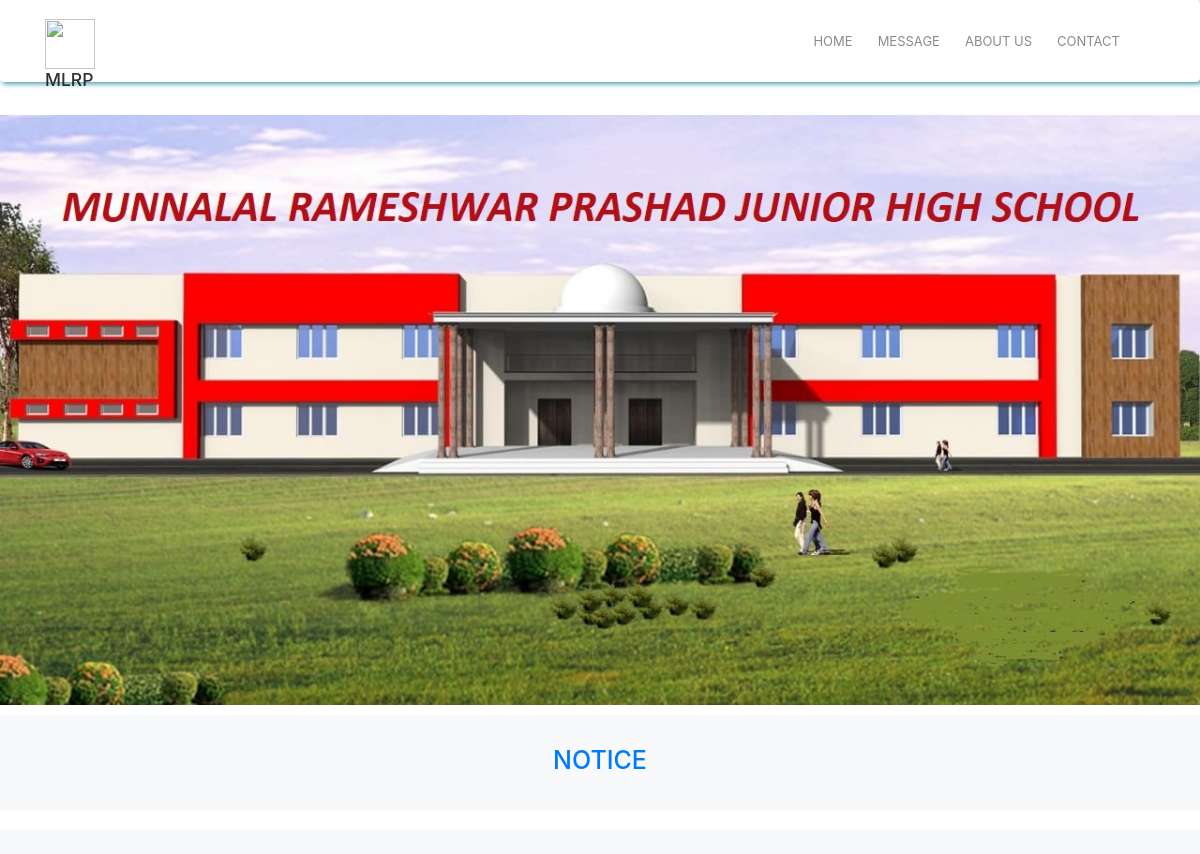
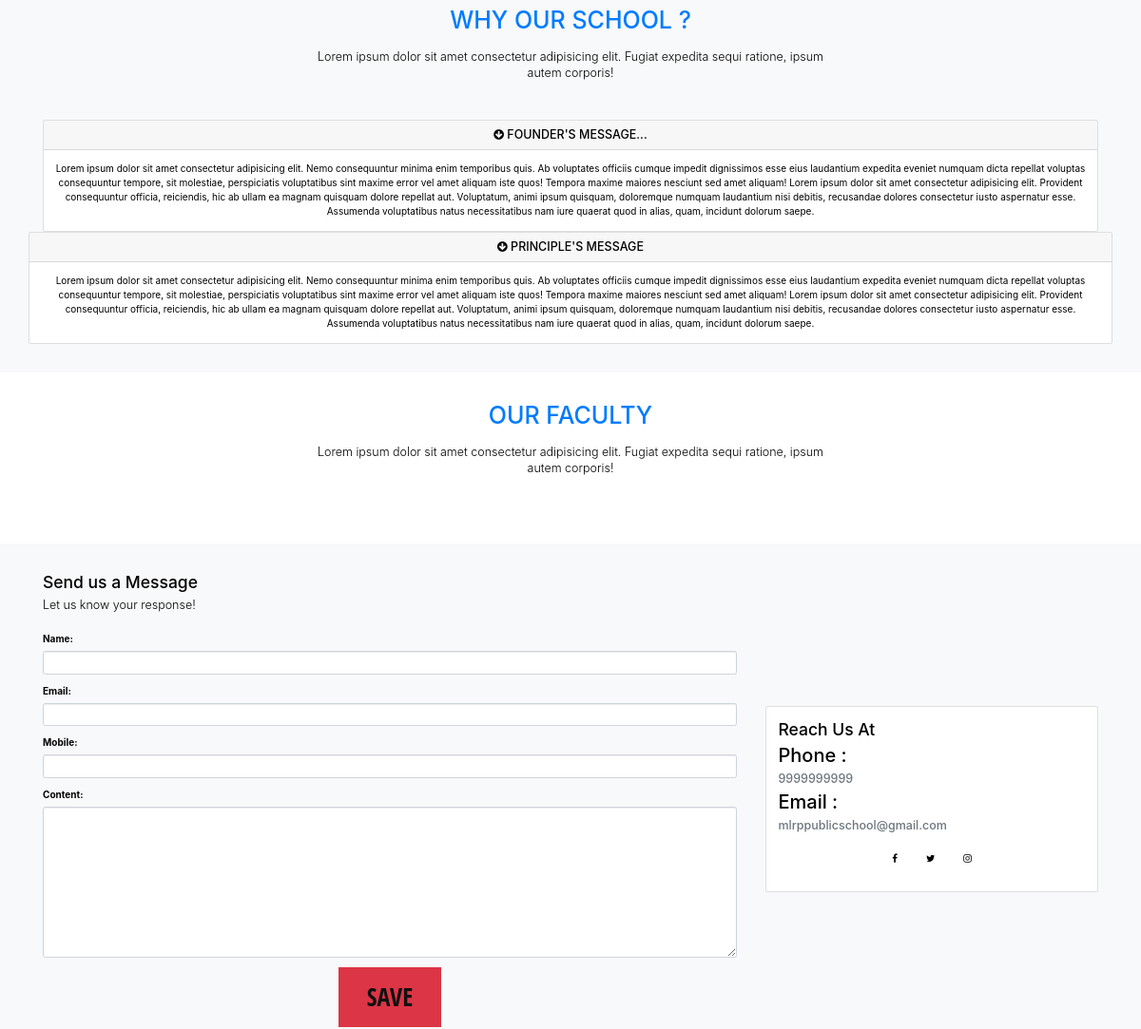
Before: / (upper part) with the older database file (2 pictures, top to bottom).
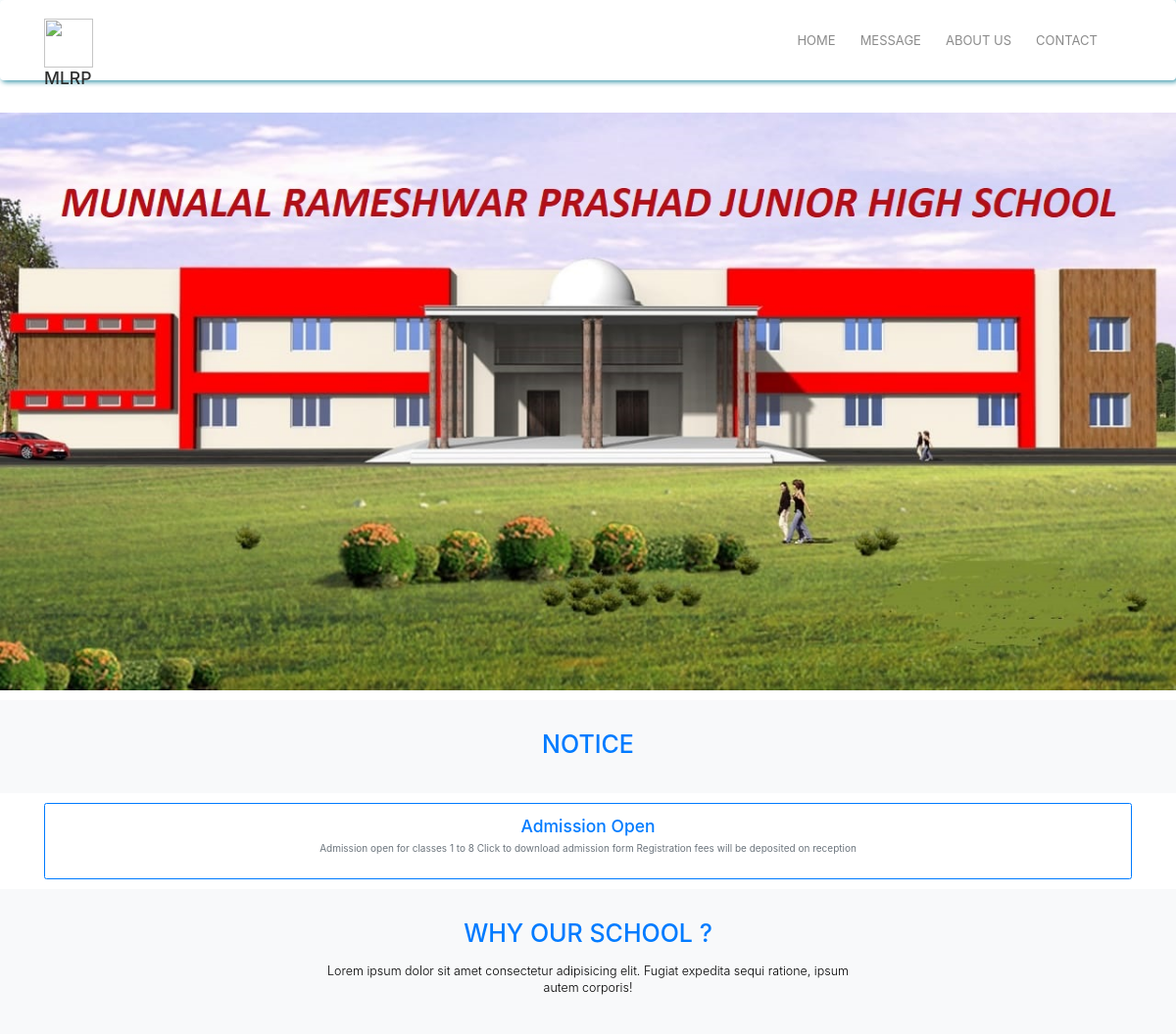
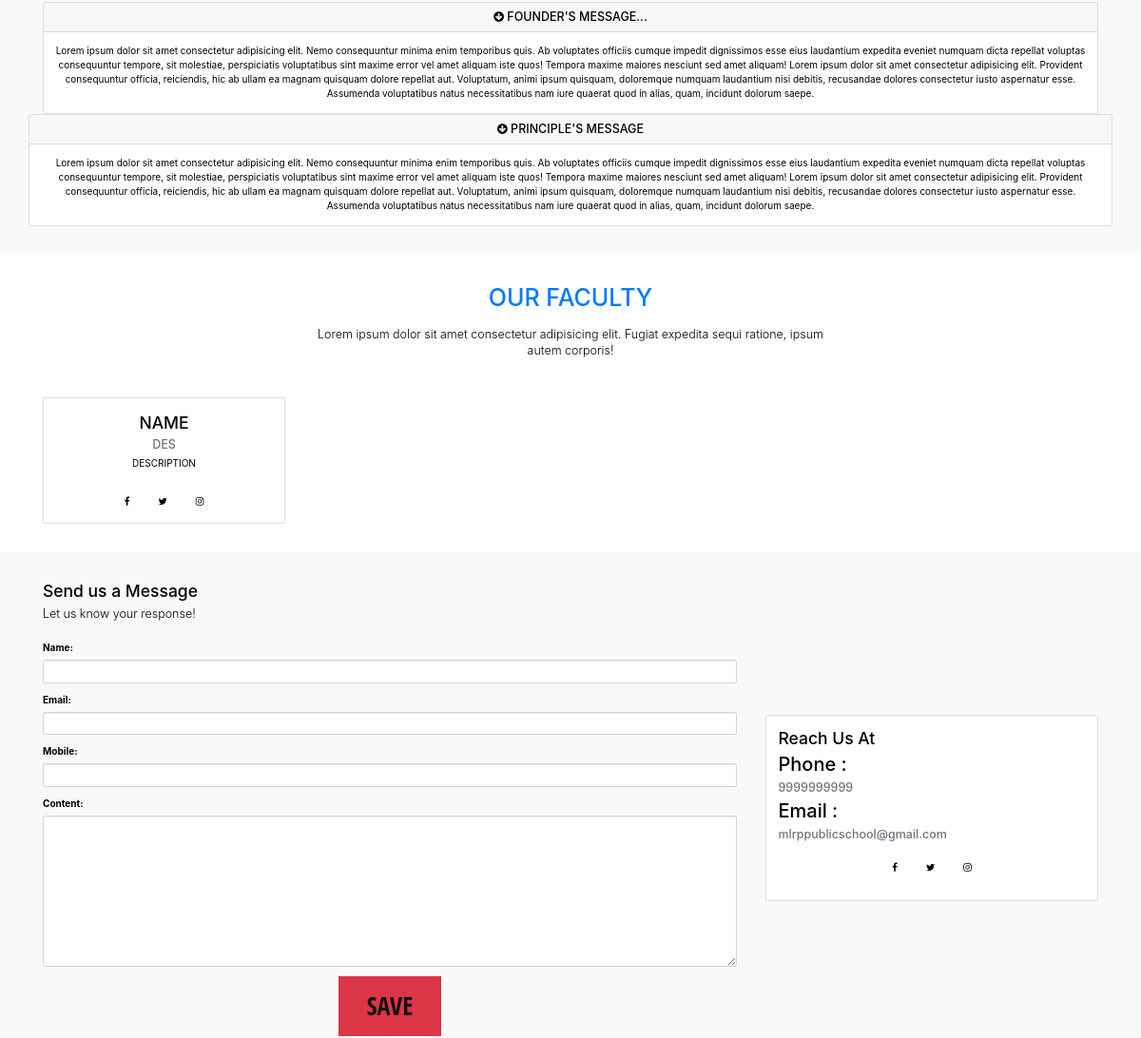
After: the same page with the newer database file (2 pictures, top to bottom).
### school_app/models.py (models this page shows, shortened)
class Notices(models.Model):
    title = models.CharField(max_length=100)
    content = models.TextField()
    file = models.FileField()
    created_at = models.DateTimeField(auto_now=False, auto_now_add=True)
    updated_at = models.DateTimeField(auto_now=False, auto_now_add=True)
    class Meta:
        managed = True
        db_table = 'notices'
        verbose_name_plural = 'Notices'

class Faculties(models.Model):
    name = models.CharField(max_length=100)
    designation = models.CharField(max_length=100)
    description = models.TextField()
    url_Facebook = models.URLField()
    url_Instagram = models.URLField()
    url_Twitter = models.URLField()
    image = models.ImageField(upload_to=content_file_name)
    created_at = models.DateTimeField(auto_now=False, auto_now_add=True)
    updated_at = models.DateTimeField(auto_now=True, auto_now_add=False)
    class Meta:
        managed = True
        ordering = ['-created_at']
        db_table = 'faculties'
        verbose_name_plural = 'Faculties'

### school_app/views.py (the view)
# urls.py: path('',index,name="index")
def index(request):
    faculties=Faculties.objects.all()
    notices=Notices.objects.all()
    form = Messageform(request.POST or None)
    if request.method == 'POST':
        if form.is_valid():
            form.save()
            return redirect('index')
        else:
            return HttpResponse("Invalid Credentials")
    args = {'notices': notices, 'faculties': faculties, 'form':form}
    return render(request, 'index.html', args)

### school_app/forms.py
class Messageform(forms.ModelForm):
    name = models.CharField(max_length=100)
    email = models.EmailField()
    mobile = models.CharField(max_length=10)
    content = models.TextField()
    class Meta:
        model = Messages
        fields = ('name', 'email', 'mobile', 'content',)

### school_app/templates/index.html (shortened to what this page needs)
<!DOCTYPE html>
{% load widget_tweaks %}
{% load staticfiles %}
<html lang="en">
<head>
  <link rel="stylesheet" href={% static "css/font-awesome.min.css" %}>
  <link rel="stylesheet" href={% static "css/bootstrap.css" %}>
  <link rel="stylesheet" href={% static "css/style.css" %}>
  <link href="{% static  'https://maxcdn.bootstrapcdn.com/bootstrap/3.3.6/css/bootstrap.min.css' %}" rel="stylesheet">
  <link rel="stylesheet" href="https://stackpath.bootstrapcdn.com/bootstrap/4.3.1/css/bootstrap.min.css">
  <link href="{% static 'lib/bootstrap/css/bootstrap.min.css' %}" rel="stylesheet">
  <link href="https://maxcdn.bootstrapcdn.com/font-awesome/4.2.0/css/font-awesome.min.css" rel="stylesheet">
  <link href={% static "lib/font-awesome/css/font-awesome.min.css" %} rel="stylesheet">
  <link href={% static "lib/animate/animate.min.css" %} rel="stylesheet">
  <link href={% static "css/style.css" %} rel="stylesheet">
</head>
<body id="home">
  <nav class="navbar navbar-expand-md navbar-light py-4 fixed-top">
    <div class="container">
      <a href="#" class="navbar-brand">
        <img src="{% static 'img/logo.png' %}" width="50" height="50" alt=""><h3 class="d-inline align-middle">MLRP</h3>
      </a>
        <div class="collapse navbar-collapse" id="navbarNav">
          <ul class="navbar-nav ml-auto">
               <li class="nav-item">
                 <a href="#home" class="nav-link">HOME</a>
               </li>
               <li class="nav-item">
                  <a href="#message" class="nav-link">MESSAGE</a>
                </li>
                <li class="nav-item">
                    <a href="#about" class="nav-link">ABOUT US</a>
                  </li>
                <li class="nav-item">
                  <a href="#contact" class="nav-link">CONTACT</a>
                </li>
          </ul>
        </div>
    </div>
  </nav>
  <section>
    <div class="primary-overlay text-white py-3">
        <img src="../static/img/schl.jpg" alt="mlrpschool" class="img-fluid no-repeat" width="100%" height="auto">
    </div>
  </section>
  <section id="notice" class="py-5 text-center bg-light">
    <div class="container">
          <div class="info-header">
            <h1 class="text-primary ">
              NOTICE
            </h1>
      </div>
    </div>
  </section>
  <section id="boxes" class="py-3">
    <div class="container">
      <div class="row">
        {% for notice in notices %}
        <div class="col md-3">
          <div class="card text-center border-primary">
            <div class="card-body">
              <h3 class="text-primary"><a href="{{ notice.file.url }}" target="_blank">{{ notice.title }}</a></h3>
              <p class="text-muted">{{ notice.content }}</p>
            </div>
          </div>
        </div>
        {% endfor %}
      </div>
    </div>
  </section>
  <section id="message" class="py-5 text-center bg-light">
    <div class="container">
      <div class="row">
        <div class="col">
          <div class="info-header mb-5">
            <h1 class="text-primary pb-3">
              WHY OUR SCHOOL ?
            </h1>
            <p class="lead pb-3">
              Lorem ipsum dolor sit amet consectetur adipisicing elit. Fugiat expedita sequi ratione, ipsum autem corporis!
            </p>
          </div>
          <div class="card">
            <div class="card-header" id="heading1">
              <h5 class="mb-0">
                <div href="#collapse1" data-toggle="collapse" data-parent="#accordion">
                  <i class="fa fa-arrow-circle-down"> </i> FOUNDER'S MESSAGE...
                </div>
              </h5>
            </div>
            <div id="colllapse1" class="collapse show">
              <div class="card-body ">Lorem ipsum dolor sit amet consectetur adipisicing elit. Nemo consequuntur minima enim temporibus quis. Ab voluptates officiis cumque impedit dignissimos esse eius laudantium expedita eveniet numquam dicta repellat voluptas consequuntur tempore, sit molestiae, perspiciatis voluptatibus sint maxime error vel amet aliquam iste quos! Tempora maxime maiores nesciunt sed amet aliquam! Lorem ipsum dolor sit amet consectetur adipisicing elit. Provident consequuntur officia, reiciendis, hic ab ullam ea magnam quisquam dolore repellat aut. Voluptatum, animi ipsum quisquam, doloremque numquam laudantium nisi debitis, recusandae dolores consectetur iusto aspernatur esse. Assumenda voluptatibus natus necessitatibus nam iure quaerat quod in alias, quam, incidunt dolorum saepe.</div>
            </div>
          </div>
        </div>
        <div class="card">
            <div class="card-header" id="heading2">
              <h5 class="mb-0">
                <div href="#collapse2" data-toggle="collapse" data-parent="#accordion">
                  <i class="fa fa-arrow-circle-down"> </i> PRINCIPLE'S MESSAGE
                </div>
              </h5>
            </div>
            <div id="colllapse2" class="collapse show">
              <div class="card-body ">Lorem ipsum dolor sit amet consectetur adipisicing elit. Nemo consequuntur minima enim temporibus quis. Ab voluptates officiis cumque impedit dignissimos esse eius laudantium expedita eveniet numquam dicta repellat voluptas consequuntur tempore, sit molestiae, perspiciatis voluptatibus sint maxime error vel amet aliquam iste quos! Tempora maxime maiores nesciunt sed amet aliquam! Lorem ipsum dolor sit amet consectetur adipisicing elit. Provident consequuntur officia, reiciendis, hic ab ullam ea magnam quisquam dolore repellat aut. Voluptatum, animi ipsum quisquam, doloremque numquam laudantium nisi debitis, recusandae dolores consectetur iusto aspernatur esse. Assumenda voluptatibus natus necessitatibus nam iure quaerat quod in alias, quam, incidunt dolorum saepe.</div>
            </div>
          </div>
        </div>
        </div>
  </section>
  <section id="about" class="my-5 text-center">
    <div class="container">
      <div class="row">
        <div class="col">
            <div class="info-header mb-5">
                <h1 class="text-primary pb-3">
                  OUR FACULTY
                </h1>
                <p class="lead pb-3">
                  Lorem ipsum dolor sit amet consectetur adipisicing elit. Fugiat expedita sequi ratione, ipsum autem corporis!
                </p>
              </div>
        </div>
      </div>
      <div class="row">
        {% for faculty in faculties %}
        <div class="col-lg-3 col-md-6">
            <div class="card">
              <div class="card-bory">
                <h3>{{ faculty.name }}</h3>
                <h5 class="text-muted">{{ faculty.designation }}</h5>
                <p>{{ faculty.description }}</p>
                <div class="d-flex flex-row justify-content-center">
                  <div class="p-4">
                    <a href="{{ faculty.url_Facebook }}" class=""><i class="fa fa-facebook"> </i></a>
                  </div>
                  <div class="p-4">
                      <a href="{{ faculty.url_Twitter }}" class=""><i class="fa fa-twitter"> </i></a>
                  </div>
                  <div class="p-4">
                      <a href="{{ faculty.url_Instagram }}" class=""><i class="fa fa-instagram"> </i></a>
                  </div>
                </div>
              </div>
            </div>
          </div>
        {% endfor %}
      </div>
    </div>
  </section>
   <section id="contact" class="bg-light py-5">
     <div class="container">
       <div class="row">
         <div class="col-lg-8">
          <h3>Send us a Message</h3>
          <p class="lead">Let us know your response!</p>
          <div class="form" >
               <form method="POST">
               {% for field in form.visible_fields %}
                 <div class="form-group">
                   {{ field.label_tag }}
                   {% if form.is_bound %}
                     {% if field.errors %}
                       {% render_field field class="form-control is-invalid" %}
                       {% for error in field.errors %}
                         <div class="invalid-feedback">
                           {{ error }}
                         </div>
                       {% endfor %}
                     {% else %}
                       {% render_field field class="form-control is-valid" %}
                     {% endif %}
                   {% else %}
                     {% render_field field class="form-control" %}
                   {% endif %}
                 </div>
               {% endfor %}
               <center>
                <button type="submit" class="ml-auto mr-auto btn btn-danger">Save</button>
               </center>
               </form>
            </div>
        </div>
         <div class="col-lg-4 align-self-center">
          <div class="card">
            <div class="card-body">
              <h3>Reach Us At </h3>
              <h2>Phone : </h2>
              <h5 class="text-muted"> 9999999999</h5>
              <h2>Email : </h2>
              <h5 class="text-muted">mlrppublicschool@gmail.com</h5>
              <div class="d-flex flex-row justify-content-center">
                <div class="p-4">
                  <a href="#" class=""><i class="fa fa-facebook"> </i></a>
                </div>
                <div class="p-4">
                    <a href="#" class=""><i class="fa fa-twitter"> </i></a>
                </div>
                <div class="p-4">
                    <a href="#" class=""><i class="fa fa-instagram"> </i></a>
                </div>
              </div>
            </div>
          </div>
          </div>
         </div>
       </div>
   </section>
</body>
</html>

### school_app/static/css/style.css (style rules this page uses)
html { scroll-behavior: smooth; }
body { margin-top: 105px; }
.navbar { box-shadow: 2px 2px 5px #3292a6; opacity: 0.9; background: #fff; }
.navbar .nav-item { font-size: 1.3rem; padding-right: 15px; }
.info-header { width: 50%; margin: auto; border-bottom: 1px; }
html, body, img, figure { max-width: 100%; }
html, body { overflow-x: hidden; color: #000; -ms-overflow-style: scrollbar; -webkit-font-smoothing: antialiased; }
a, a:hover, a:focus, a:active { text-decoration: none; color: inherit; }
a { -webkit-transition: all .25s ease-in-out; transition: all .25s ease-in-out; }
.btn { font-family: 'Open Sans Condensed', sans-serif; border-radius: 0; border: none; text-transform: uppercase; color: #111; font-size: 26px; padding: 12px 30px; }

Changed rows visible on the page:
added Notices: title "Admission Open", content "Admission open for classes 1 to 8 Click to download admission form Registration fees will be deposited on reception"
added Faculties: name "NAME", designation "DES", description "DESCRIPTION"
